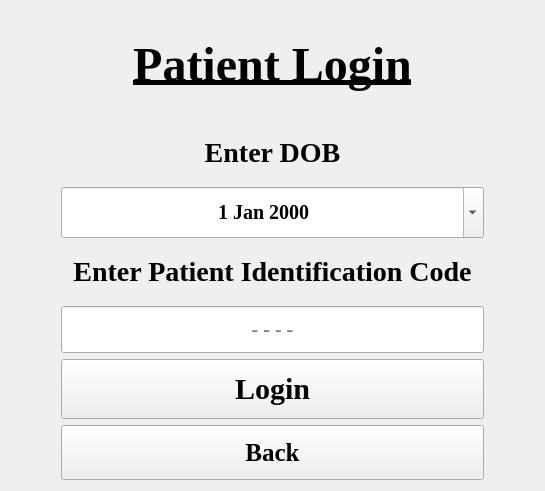
      <widget class="QWidget" name="patient_login_page">
       <layout class="QGridLayout" name="gridLayout_13">
        <item row="0" column="0">
         <layout class="QVBoxLayout" name="verticalLayout_8">
          <property name="leftMargin">
           <number>50</number>
          </property>
          <property name="topMargin">
           <number>0</number>
          </property>
          <property name="rightMargin">
           <number>50</number>
          </property>
          <property name="bottomMargin">
           <number>0</number>
          </property>
          <item alignment="Qt::AlignmentFlag::AlignHCenter">
           <widget class="QLabel" name="patientLoginTitleLabel">
            <property name="font">
             <font>
              <family>Times New Roman</family>
              <pointsize>-1</pointsize>
              <bold>true</bold>
              <underline>true</underline>
             </font>
            </property>
            <property name="styleSheet">
             <string notr="true">QLabel {
    font-size: 48px;
    font-weight: bold;
    padding: 15px;
}</string>
            </property>
            <property name="text">
             <string>Patient Login</string>
            </property>
            <property name="scaledContents">
             <bool>false</bool>
            </property>
            <property name="alignment">
             <set>Qt::AlignmentFlag::AlignHCenter|Qt::AlignmentFlag::AlignTop</set>
            </property>
           </widget>
          </item>
          <item>
           <spacer name="verticalSpacer_3">
            <property name="orientation">
             <enum>Qt::Orientation::Vertical</enum>
            </property>
            <property name="sizeType">
             <enum>QSizePolicy::Policy::Minimum</enum>
            </property>
            <property name="sizeHint" stdset="0">
             <size>
              <width>20</width>
              <height>0</height>
             </size>
            </property>
           </spacer>
          </item>
          <item>
           <widget class="QLabel" name="dobInPatientLoginLabel">
            <property name="font">
             <font>
              <family>Times New Roman</family>
              <pointsize>-1</pointsize>
              <bold>true</bold>
             </font>
            </property>
            <property name="styleSheet">
             <string notr="true">QLabel {
    font-size: 28px;
    font-weight: bold;
    padding: 12px;
}</string>
            </property>
            <property name="text">
             <string>Enter DOB</string>
            </property>
            <property name="alignment">
             <set>Qt::AlignmentFlag::AlignCenter</set>
            </property>
            <property name="margin">
             <number>0</number>
            </property>
           </widget>
          </item>
          <item>
           <widget class="QDateEdit" name="dateLoginInput">
            <property name="minimumSize">
             <size>
              <width>0</width>
              <height>0</height>
             </size>
            </property>
            <property name="baseSize">
             <size>
              <width>0</width>
              <height>0</height>
             </size>
            </property>
            <property name="font">
             <font>
              <family>Times New Roman</family>
              <pointsize>-1</pointsize>
              <bold>true</bold>
             </font>
            </property>
            <property name="autoFillBackground">
             <bool>false</bool>
            </property>
            <property name="styleSheet">
             <string notr="true">QDateEdit {
    font-size: 20px;
    font-weight: bold;
    padding: 10px;
}</string>
            </property>
            <property name="alignment">
             <set>Qt::AlignmentFlag::AlignCenter</set>
            </property>
            <property name="calendarPopup">
             <bool>true</bool>
            </property>
            <property name="date">
             <date>
              <year>2000</year>
              <month>1</month>
              <day>1</day>
             </date>
            </property>
           </widget>
          </item>
          <item>
           <spacer name="verticalSpacer_5">
            <property name="orientation">
             <enum>Qt::Orientation::Vertical</enum>
            </property>
            <property name="sizeType">
             <enum>QSizePolicy::Policy::Minimum</enum>
            </property>
            <property name="sizeHint" stdset="0">
             <size>
              <width>20</width>
              <height>0</height>
             </size>
            </property>
           </spacer>
          </item>
          <item>
           <widget class="QLabel" name="dobInPatientLoginLabel_2">
            <property name="font">
             <font>
              <family>Times New Roman</family>
              <pointsize>-1</pointsize>
              <bold>true</bold>
             </font>
            </property>
            <property name="styleSheet">
             <string notr="true">QLabel {
    font-size: 28px;
    font-weight: bold;
    padding: 12px;
}</string>
            </property>
            <property name="text">
             <string>Enter Patient Identification Code</string>
            </property>
            <property name="alignment">
             <set>Qt::AlignmentFlag::AlignCenter</set>
            </property>
           </widget>
          </item>
          <item>
           <widget class="QLineEdit" name="patientCodeInput">
            <property name="minimumSize">
             <size>
              <width>0</width>
              <height>0</height>
             </size>
            </property>
            <property name="baseSize">
             <size>
              <width>100</width>
              <height>100</height>
             </size>
            </property>
            <property name="font">
             <font>
              <family>Times New Roman</family>
              <pointsize>-1</pointsize>
              <bold>true</bold>
             </font>
            </property>
            <property name="styleSheet">
             <string notr="true">QLineEdit {
    font-size: 20px;
    font-weight: bold;
    padding: 10px;
}</string>
            </property>
            <property name="text">
             <string/>
            </property>
            <property name="maxLength">
             <number>4</number>
            </property>
            <property name="alignment">
             <set>Qt::AlignmentFlag::AlignCenter</set>
            </property>
            <property name="placeholderText">
             <string>- - - -</string>
            </property>
           </widget>
          </item>
          <item>
           <spacer name="verticalSpacer_6">
            <property name="orientation">
             <enum>Qt::Orientation::Vertical</enum>
            </property>
            <property name="sizeType">
             <enum>QSizePolicy::Policy::Expanding</enum>
            </property>
            <property name="sizeHint" stdset="0">
             <size>
              <width>20</width>
              <height>0</height>
             </size>
            </property>
           </spacer>
          </item>
          <item>
           <widget class="QPushButton" name="patientLoginButton">
            <property name="sizePolicy">
             <sizepolicy hsizetype="Minimum" vsizetype="Minimum">
              <horstretch>0</horstretch>
              <verstretch>0</verstretch>
             </sizepolicy>
            </property>
            <property name="minimumSize">
             <size>
              <width>0</width>
              <height>0</height>
             </size>
            </property>
            <property name="maximumSize">
             <size>
              <width>16776399</width>
              <height>16777215</height>
             </size>
            </property>
            <property name="font">
             <font>
              <family>Times New Roman</family>
              <pointsize>-1</pointsize>
              <bold>true</bold>
             </font>
            </property>
            <property name="styleSheet">
             <string notr="true">QPushButton {
    font-size: 30px;
    font-weight: bold;
    padding: 12px;
}</string>
            </property>
            <property name="text">
             <string>Login</string>
            </property>
           </widget>
          </item>
          <item>
           <spacer name="verticalSpacer_4">
            <property name="orientation">
             <enum>Qt::Orientation::Vertical</enum>
            </property>
            <property name="sizeType">
             <enum>QSizePolicy::Policy::Minimum</enum>
            </property>
            <property name="sizeHint" stdset="0">
             <size>
              <width>20</width>
              <height>0</height>
             </size>
            </property>
           </spacer>
          </item>
          <item>
           <widget class="QPushButton" name="backFromPatientLoginButton">
            <property name="font">
             <font>
              <family>Times New Roman</family>
              <pointsize>-1</pointsize>
              <bold>true</bold>
             </font>
            </property>
            <property name="styleSheet">
             <string notr="true">QPushButton {
    font-size: 25px;
    font-weight: bold;
    padding: 12px;
}</string>
            </property>
            <property name="text">
             <string>Back</string>
            </property>
           </widget>
          </item>
         </layout>
        </item>
       </layout>
      </widget>
